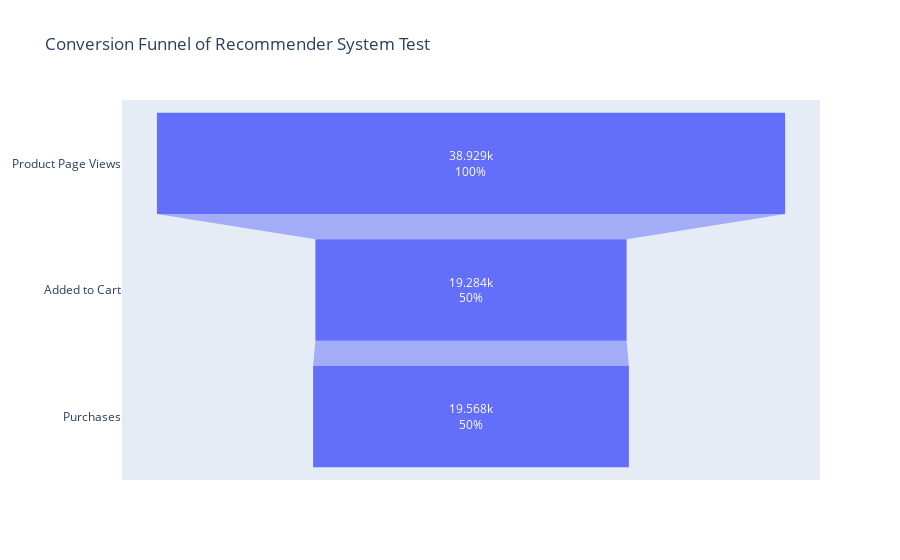

The notebook cell this image was saved under:
### Markdown cell above
### Estudia la conversión en las diferentes etapas del embudo.

### Code cell
# Filtrar eventos por cada etapa del embudo

product_page_events = events[events['event_name'] == 'product_page']
product_cart_events = events[events['event_name'] == 'product_cart']
purchase_events = events[events['event_name'] == 'purchase']

# Contar eventos únicos por usuario en cada etapa

users_in_product_page = product_page_events['user_id'].nunique()
users_in_product_cart = product_cart_events['user_id'].nunique()
users_in_purchase = purchase_events['user_id'].nunique()

# Crear el gráfico tipo embudo

fig = go.Figure(go.Funnel(
    y = ["Product Page Views", "Added to Cart", "Purchases"],
    x = [users_in_product_page, users_in_product_cart, users_in_purchase],
    textinfo = "value+percent initial"
))

fig.update_layout(title="Conversion Funnel of Recommender System Test")
fig.show()

### Figure 1 — Plotly figure (JSON) as saved in the notebook; plotly's stock layout.template omitted (floating-point values rounded to 4 significant figures)
{"data": [{"textinfo": "value+percent initial", "type": "funnel", "x": [38929, 19284, 19568], "y": ["Product Page Views", "Added to Cart", "Purchases"]}], "layout": {"title": {"text": "Conversion Funnel of Recommender System Test"}}}
